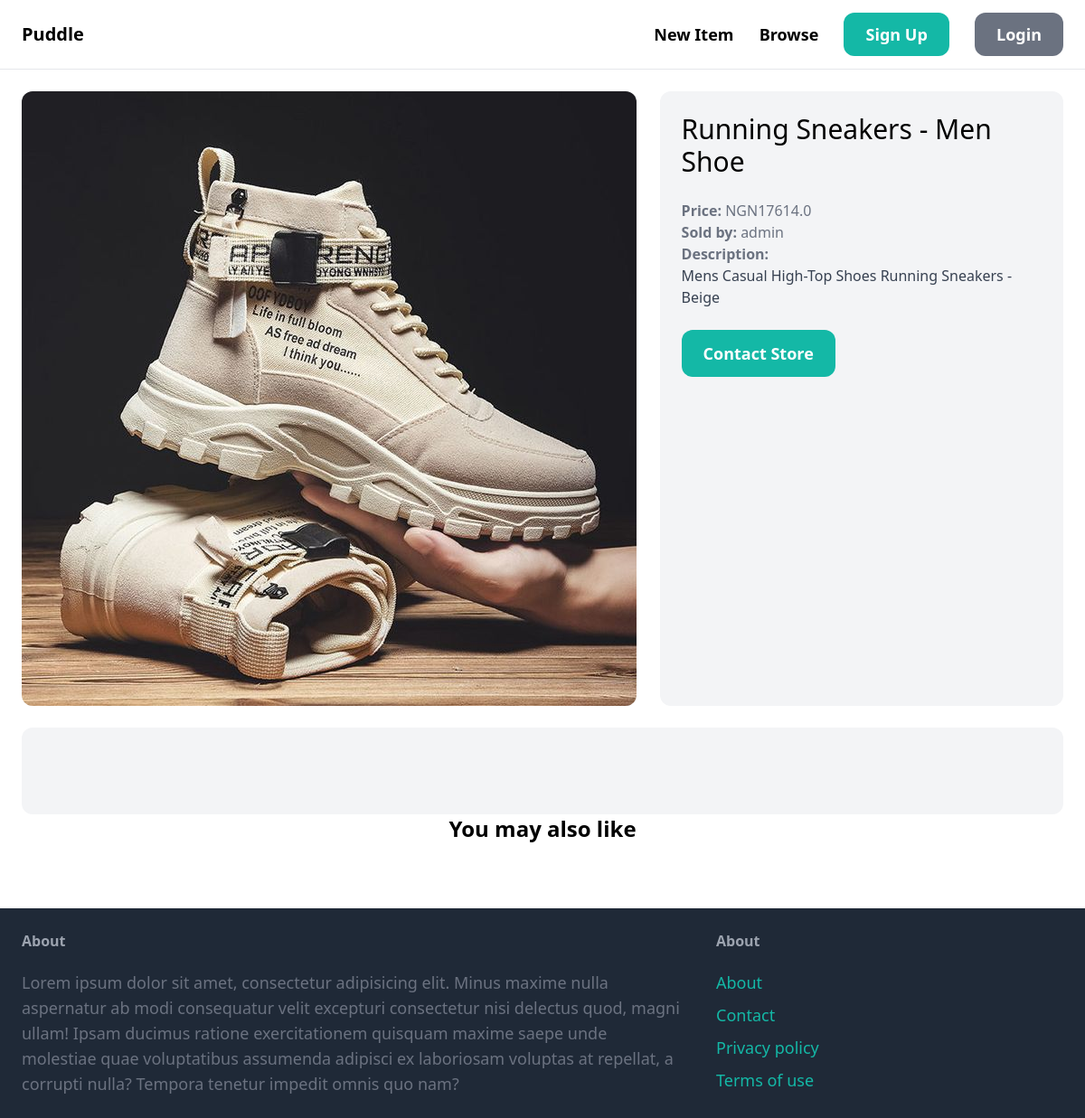
The page /items/2/ on the database as committed earlier.
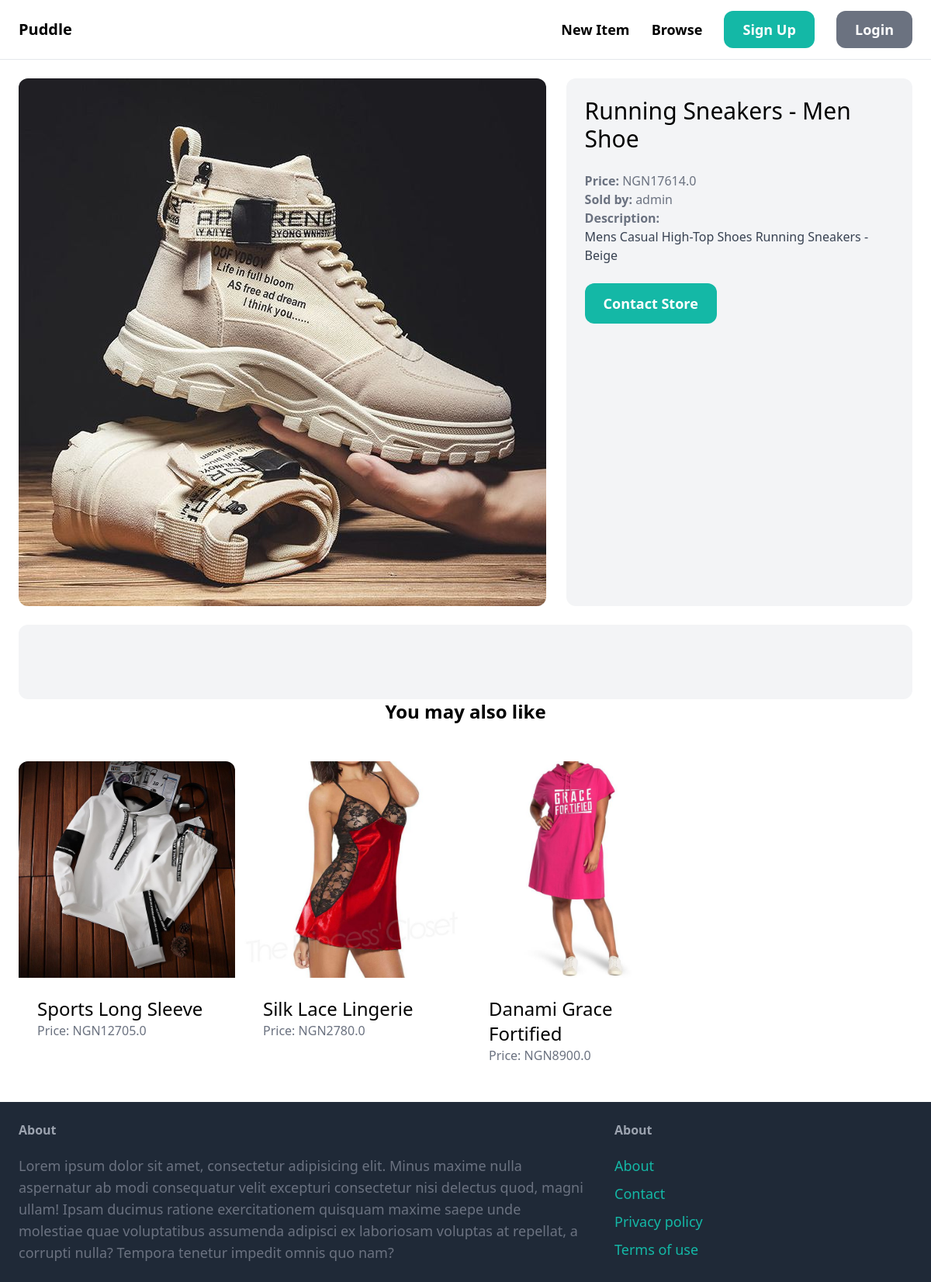
The same page on the database as committed later.
### item/models.py (models this page shows, shortened)
class Item(models.Model):
    category = models.ForeignKey(Category, related_name='items', on_delete=models.CASCADE)
    name = models.CharField(max_length=255)
    description = models.TextField(blank=True, null=True)
    price = models.FloatField()
    image = models.ImageField(upload_to='item_images', blank=True, null=True)
    is_sold = models.BooleanField(default=False)
    created_by = models.ForeignKey(User, related_name='items', on_delete=models.CASCADE)
    created_at = models.DateTimeField(auto_now_add=True)

### item/views.py (the view)
# urls.py: path('<int:pk>/', views.detail, name='detail'),
def detail(request, pk):
    item = get_object_or_404(Item, pk=pk)
    related_items = Item.objects.filter(category=item.category, is_sold=False).exclude(pk=pk)[0:4]
    return render(request, 'item/detail.html', {
        'item': item,
        'related_items': related_items,
    })

### item/templates/item/detail.html (shortened to what this page needs)
{% extends 'core/base.html' %}
{% block content %}
    <div class="grid grid-cols-5 gap-6">
        <div class="col-span-3">
            <img src="{{ item.image.url }}" alt="Item Image" class="rounded-xl">
        </div>
        <div class="col-span-2 p-6 bg-gray-100 rounded-xl">
            <h1 class="mb-6 text-3xl">{{ item.name }}</h1>
            <p class="text-gray-500"><strong>Price: </strong>NGN{{ item.price }}</p>
            <p class="text-gray-500"><strong>Sold by: </strong>{{ item.created_by }}</p>
            {% if item.description %}
                <p class="text-gray-700">
                    <strong class="text-gray-500">Description: </strong><br>
                    {{ item.description }}
                </p>
            {% endif %}
            <a href="#" class="inline-block mt-6 px-6 py-3 text-lg font-semibold bg-teal-500 text-white hover:bg-teal-700 rounded-xl">Contact Store</a>
        </div>
    </div>
    <div class="mt-6 px-6 py-12 bg-gray-100 rounded-xl"></div>
        <h2 class="mb-12 text-2xl text-center"><strong>You may also like</strong></h2>
        <div class="grid grid-cols-4 gap-3">
            {% for item in related_items %}
                <div>
                    <a href="{% url 'item:detail' item.id %}">
                        <div>
                            <img src="{{ item.image.url }}" class="rounded-t-xl" alt="Item Image">
                        </div>
                        <div class="p-6 bg-white rounded-b-xl">
                            <h2 class="text-2xl">{{ item.name }}</h2>
                            <p class="text-gray-500">Price: NGN{{ item.price }}</p>
                        </div>
                    </a>
                </div>
            {% endfor %}
        </div>
    </div>
{% endblock %}

Rows that differ between the two databases and show on the page:
added Item: image (picture), name "Sports Long Sleeve", price "12705.0"
added Item: image (picture), name "Silk Lace Lingerie", price "2780.0"
added Item: image (picture), name "Danami Grace Fortified", price "8900.0"
